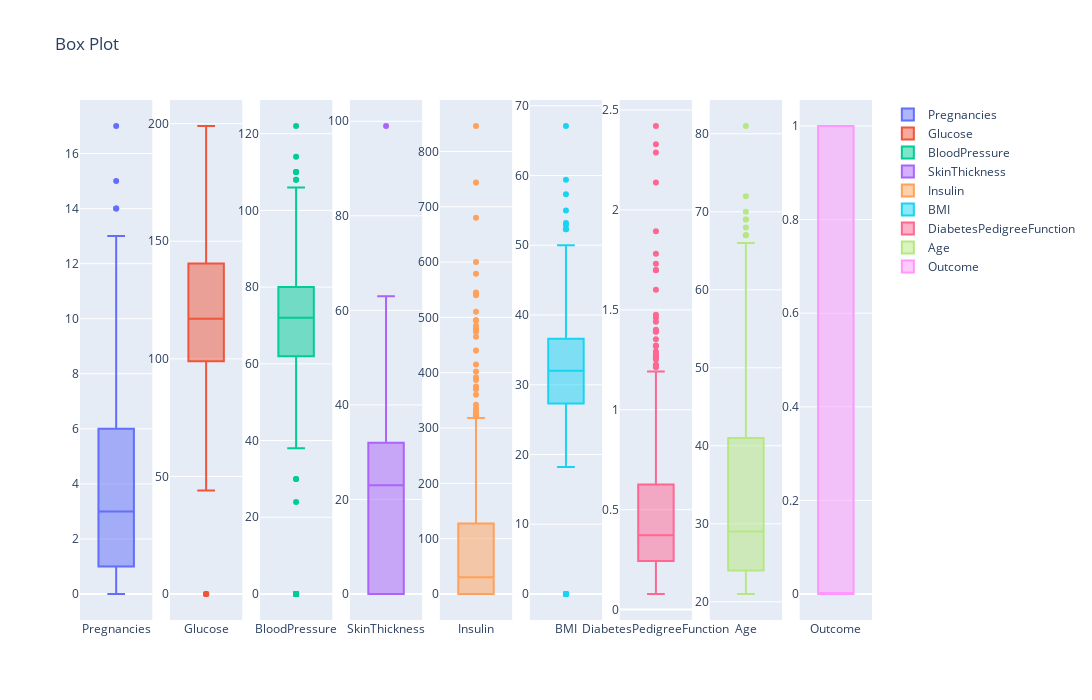

The code cell stored with this chart in its notebook:
### Markdown cell above
#### Boxplot

### Code cell
fig = make_subplots(rows=1, cols=len(data.columns))

for i, var in enumerate(data.columns):
    fig.add_trace(
        go.Box(y=data[var],
        name=var),
        row=1, col=i+1
    )

fig.update_layout(height=700, width=1500, title_text="Box Plot")
fig.show()

### Figure 1 — Plotly figure (JSON) as saved in the notebook; plotly's stock layout.template omitted (floating-point values rounded to 4 significant figures; data arrays with more than 128 entries replaced by an {"elided": "..."} marker saying what was removed)
{"data": [{"name": "Pregnancies", "type": "box", "xaxis": "x", "y": {"elided": "768 int values"}, "yaxis": "y"}, {"name": "Glucose", "type": "box", "xaxis": "x2", "y": {"elided": "768 int values"}, "yaxis": "y2"}, {"name": "BloodPressure", "type": "box", "xaxis": "x3", "y": {"elided": "768 int values"}, "yaxis": "y3"}, {"name": "SkinThickness", "type": "box", "xaxis": "x4", "y": {"elided": "768 int values"}, "yaxis": "y4"}, {"name": "Insulin", "type": "box", "xaxis": "x5", "y": {"elided": "768 int values"}, "yaxis": "y5"}, {"name": "BMI", "type": "box", "xaxis": "x6", "y": {"elided": "768 float values"}, "yaxis": "y6"}, {"name": "DiabetesPedigreeFunction", "type": "box", "xaxis": "x7", "y": {"elided": "768 float values"}, "yaxis": "y7"}, {"name": "Age", "type": "box", "xaxis": "x8", "y": {"elided": "768 int values"}, "yaxis": "y8"}, {"name": "Outcome", "type": "box", "xaxis": "x9", "y": {"elided": "768 int values"}, "yaxis": "y9"}], "layout": {"height": 700, "title": {"text": "Box Plot"}, "width": 1500, "xaxis": {"anchor": "y", "domain": [0, 0.09136]}, "xaxis2": {"anchor": "y2", "domain": [0.1136, 0.2049]}, "xaxis3": {"anchor": "y3", "domain": [0.2272, 0.3185]}, "xaxis4": {"anchor": "y4", "domain": [0.3407, 0.4321]}, "xaxis5": {"anchor": "y5", "domain": [0.4543, 0.5457]}, "xaxis6": {"anchor": "y6", "domain": [0.5679, 0.6593]}, "xaxis7": {"anchor": "y7", "domain": [0.6815, 0.7728]}, "xaxis8": {"anchor": "y8", "domain": [0.7951, 0.8864]}, "xaxis9": {"anchor": "y9", "domain": [0.9086, 1]}, "yaxis": {"anchor": "x", "domain": [0, 1]}, "yaxis2": {"anchor": "x2", "domain": [0, 1]}, "yaxis3": {"anchor": "x3", "domain": [0, 1]}, "yaxis4": {"anchor": "x4", "domain": [0, 1]}, "yaxis5": {"anchor": "x5", "domain": [0, 1]}, "yaxis6": {"anchor": "x6", "domain": [0, 1]}, "yaxis7": {"anchor": "x7", "domain": [0, 1]}, "yaxis8": {"anchor": "x8", "domain": [0, 1]}, "yaxis9": {"anchor": "x9", "domain": [0, 1]}}}
